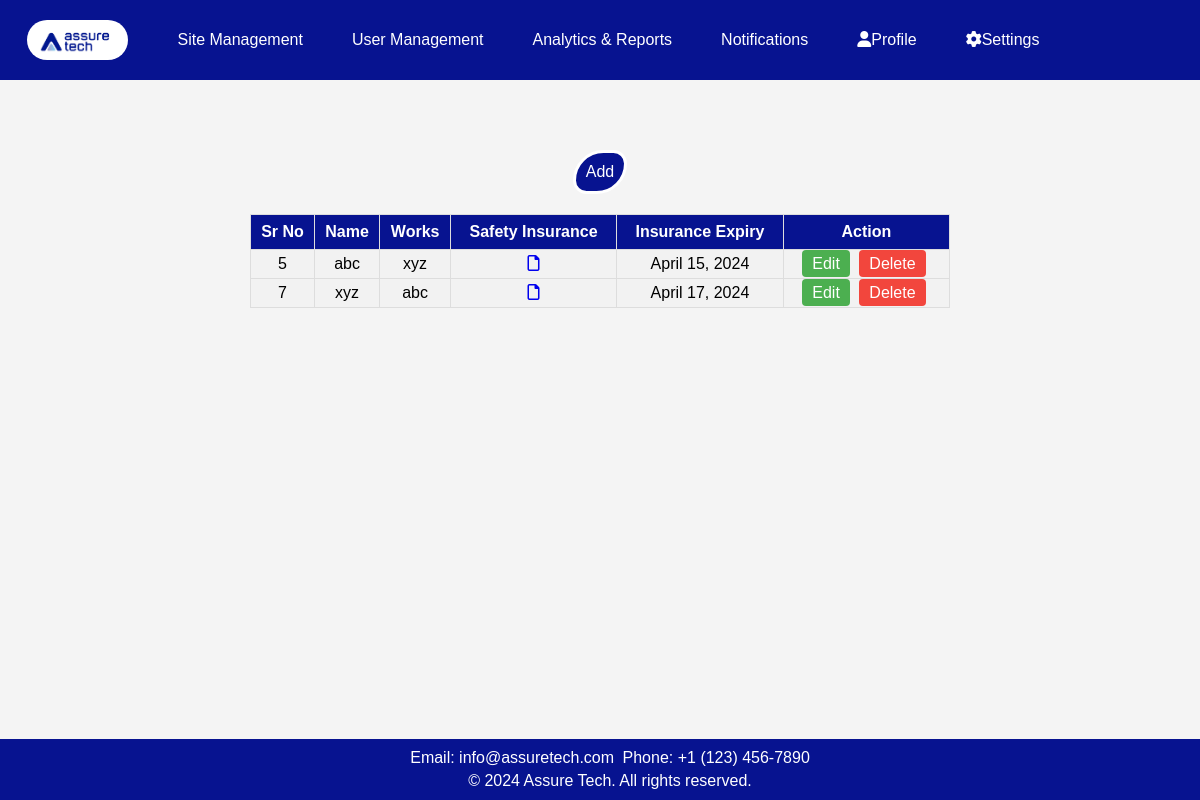
The page /company/ on the database its author committed.
### app1/models.py (models this page shows, shortened)
class company(models.Model):
    sr = models.AutoField(primary_key=True,unique=True)
    name = models.CharField(max_length=100)
    works = models.CharField(max_length=100)
    safety_insurance = models.FileField(upload_to='attachments/', validators=[FileExtensionValidator(['pdf', 'doc', 'docx', 'jpeg', 'jpg'])])
    insurance_expiry = models.DateField()

### app1/views.py (the view)
# urls.py: path('company/', views.company_view, name='company'),
def company_view(request):
    compy = company.objects.all()
    return render(request, 'app1/company.html', {'compy': compy})

### app1/templates/app1/company.html (shortened to what this page needs)
<!DOCTYPE html>
<html lang="en">
<head>
    <link rel="stylesheet" href="https://cdnjs.cloudflare.com/ajax/libs/font-awesome/5.15.3/css/all.min.css">
    <link rel="stylesheet" href="https://cdnjs.cloudflare.com/ajax/libs/font-awesome/6.0.0/css/all.min.css">
    {% load static %}
</head>
<body>
    <header>
        <nav class="nav">
            <a class="logo" href="#"><img src="{% static 'app1/images/logo.jpg' %}" alt="Logo"></a>
            <div class="dropdown">
                <a href="{% url 'sites' %}">Site Management</a>
            </div>
            <a href="{% url 'get_all' %}">User Management</a>
            <a href="{% url 'report' %}">Analytics & Reports</a>
            <a href="{% url 'notification' %}">Notifications</a>
            <div class="dropdown">
                <a href="#" class="dropbtn"><i class="fas fa-user"></i>Profile</a>
            </div>
            <div class="dropdown">
                <a href="#" class="dropbtn"><i class="fas fa-cog"></i>Settings</a>
            </div>
        </nav>
    </header>
    <div class="user">
        <a class="add" href="{% url 'add_company' %}">Add</a>
    </div>
    <div id="table-container">
        <table id="customers">
            <tr>
                <th>Sr No</th>
                <th>Name</th>
                <th>Works</th>
                <th>Safety Insurance</th>
                <th>Insurance Expiry</th>
                <th>Action</th>
            </tr>
            {% for i in compy %}
            <tr>
                <td>{{ i.sr }}</td>
                <td>{{ i.name }}</td>
                <td>{{ i.works }}</td>
                <td>{% if i.safety_insurance %}
                    {% with file_extension=i.safety_insurance.name|lower %}
                    <a href="{{ i.safety_insurance.url }}" target="_blank">
                        <i class="file-icon {% if file_extension|slice:"-4" == '.pdf' %}far fa-file-pdf
                                    {% elif file_extension|slice:"-4" == '.doc' or file_extension|slice:"-5" == '.docx' %}far fa-file-word
                                    {% elif file_extension|slice:"-5" == '.jpeg' or file_extension|slice:"-4" == '.jpg' or file_extension|slice:"-4" == '.png' %}far fa-file-image
                                    {% elif file_extension|slice:"-4" == '.xls' or file_extension|slice:"-5" == '.xlsx' %}far fa-file-excel
                                    {% elif file_extension|slice:"-4" == '.ppt' or file_extension|slice:"-5" == '.pptx' %}far fa-file-powerpoint
                                    {% else %}far fa-file
                                {% endif %}"></i>
                    </a>
                    {% endwith %}
                    {% else %}
                    N/A
                    {% endif %}
                </td>
                <td>{{ i.insurance_expiry }}</td>
                <td>
                    <a href="{% url 'edit_company' i.sr %}" class="edit-btn">Edit</a>
                    <a href="{% url 'delete_company' i.sr %}" class="delete-btn">Delete</a>
                </td>
            <tr>
                {% endfor %}
        </table>
    </div>
    <footer>
        <p>Email: info@assuretech.com</p>
        <p>Phone: +1 (123) 456-7890</p>
        <div class="footer-bottom">
            <p>&copy; 2024 Assure Tech. All rights reserved.</p>
        </div>
    </footer>
</body>
</html>

### app1/templates/app1/company.html (style rules this page uses)
body { font-family: 'Verdana', sans-serif; width: 100%; margin: 0; padding-top: 10vh; background: #f4f4f4; box-sizing: border-box; height: 700px; }
header { background-color: #071390; color: white; text-align: center; padding: 10px 0; position: fixed; top: 0; width: 100%; z-index: 1000; display: flex; justify-content: space-between; align-items: center; }
.nav { display: flex; align-items: center; margin-right: 100px; }
.logo img { max-height: 40px; margin-left: 15px; float: left; border-radius: 20px; }
.nav a { padding: 10px 12px; color: white; text-decoration: none; display: inline-block; margin-right: 25px; }
.dropdown { display: inline-block; }
.user { text-align: center; margin-top: 50px; }
.add { background-color: #071390; color: white; padding: 10px; border: solid; margin-top: 20px; display: inline-block; text-decoration: none; border-radius: 45px 20px; }
#table-container { margin-top: 20px; margin-left: 250px; margin-right: 250px; }
#customers { font-family: Arial, Helvetica, sans-serif; border-collapse: collapse; width: 100%; }
#customers td, #customers th { border: 1px solid #ddd; padding: 5px; text-align: center; }
#customers tr:nth-child(even) { background-color: #f2f2f2; }
#customers th { padding-top: 8px; padding-bottom: 8px; text-align: center; background-color: #071390; color: white; }
footer { position: fixed; bottom: 0; width: 100%; background-color: #071390; color: white; text-align: center; padding: 10px; z-index: 1000; }
footer h4, footer p { white-space: nowrap; margin: 0; padding: 2px; display: inline; }
.footer-bottom { white-space: nowrap; padding-top: 5px; }
.footer-bottom p { margin: 0; }
.edit-btn, .delete-btn { background-color: #4CAF50; color: white; padding: 5px 10px; border: none; border-radius: 4px; cursor: pointer; margin-right: 5px; text-decoration: none; }
.delete-btn { background-color: #f2463d; }

### rows shown on the page
company: sr "5", name "abc", works "xyz", insurance_expiry "April 15, 2024"
company: sr "7", name "xyz", works "abc", insurance_expiry "April 17, 2024"
